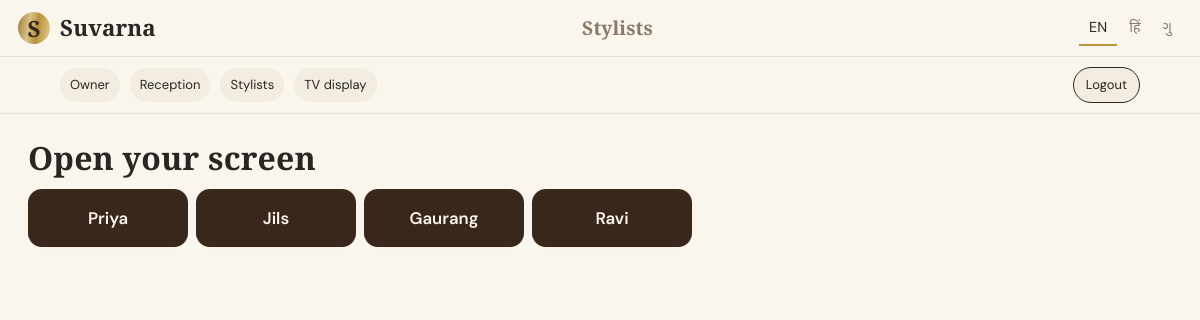
The page /stylist/ (signed in) on the database its author committed.
### salon/models.py (models this page shows, shortened)
class Stylist(models.Model):
    STATUS = [("available", "Available"), ("busy", "Busy"), ("break", "On break")]
    name = models.CharField(max_length=60)
    status = models.CharField(max_length=10, choices=STATUS, default="available")

### salon/staff.py (the view)
@role_required("owner")
def stylist_pick(request):
    return render(request, "salon/stylist_pick.html", {"sts": Stylist.objects.all()})

### salon/templates/salon/stylist_pick.html
{% extends "salon/staff_base.html" %}
{% block role %}<span data-t="stylists"></span>{% endblock %}
{% block content %}<h1 class="serif" data-t="pick_stylist"></h1>
<div class="chips">{% for s in sts %}<a class="cta pickc" href="{% url 'stylist' s.name %}">{{ s.name }}</a>{% endfor %}</div>{% endblock %}

### salon/templates/salon/staff_base.html (shortened to what this page needs)
{% load static %}<!doctype html>
<html lang="en"><head><meta charset="utf-8"><meta name="viewport" content="width=device-width,initial-scale=1">
<link rel="stylesheet" href="{% static 'salon/style.css' %}"><link rel="stylesheet" href="{% static 'salon/staff.css' %}"></head>
<body class="staff {% block bodyclass %}{% endblock %}">
{% block header %}<header class="top"><a class="brand" href="{% url 'home' %}"><span class="mono">S</span><span class="serif">Suvarna</span></a>
<span class="role serif">{% block role %}{% endblock %}</span>
<div class="lang"><button data-lang="en">EN</button><button data-lang="hi">हिं</button><button data-lang="gu">ગુ</button></div></header>{% endblock %}
{% if request.user.is_authenticated %}
<nav class="staffnav">
{% with role=request.user.salon_profile.role %}
{% if role == "owner" %}
<a href="{% url 'owner' %}">Owner</a><a href="{% url 'reception' %}">Reception</a><a href="{% url 'stylist_pick' %}">Stylists</a><a href="{% url 'tv' %}">TV display</a>
{% elif role == "receptionist" %}<a href="{% url 'reception' %}">Reception</a>
{% elif role == "stylist" %}<a href="{% url 'stylist_home' %}">My workspace</a>
{% endif %}{% endwith %}
<a class="logout" href="{% url 'logout' %}">Logout</a></nav>
{% endif %}
<main {% block mainattr %}{% endblock %}>{% block content %}{% endblock %}</main>
</body></html>

### salon/static/salon/style.css (style rules this page uses)
:root { --ivory:#FAF6EE;--sand:#EADFCB;--sand2:#F3EBDD;--taupe:#8A7968;--ink:#2A2623;--esp:#3A271C;--gold:#B8923A;--sage:#E6EFEA; --brushed:linear-gradient(100deg,#9C7A2E,#D9C28A 35%,#B8923A 60%,#E4D3A0); --serif:'Cormorant Garamond','Playfair Display',Georgia,serif;--sans:'DM Sans','Noto Sans Devanagari','Noto Sans Gujarati',system-ui,sans-serif }
* { box-sizing:border-box }
body { margin:0;background:var(--ivory);color:var(--ink);font:16px/1.55 var(--sans);padding-bottom:84px }
main { max-width:720px;margin:0 auto;padding:8px 18px 24px }
.serif,h1,h2,h3 { font-family:var(--serif);font-weight:600;letter-spacing:.005em }
h1 { font-size:2rem;margin:18px 0 12px;line-height:1.15 }
.top { position:sticky;top:0;z-index:5;display:flex;justify-content:space-between;align-items:center;padding:10px 18px;background:rgba(250,246,238,.94);backdrop-filter:blur(6px);border-bottom:1px solid var(--sand) }
.brand { display:flex;align-items:center;gap:10px;text-decoration:none;color:var(--ink);font-size:1.4rem }
.mono,.logo { display:grid;place-items:center;border-radius:50%;background:var(--brushed);color:var(--esp);font-family:var(--serif);font-weight:600 }
.mono { width:32px;height:32px }
.lang { display:flex;gap:2px }
.lang button { border:0;background:none;padding:6px 10px;font:inherit;font-size:.9rem;color:var(--taupe);border-bottom:2px solid transparent;cursor:pointer }
.lang button.on { color:var(--ink);border-color:var(--gold) }
.cta { display:block;width:100%;text-align:center;border:0;cursor:pointer;background:var(--esp);color:var(--ivory);padding:18px;border-radius:14px; font:600 1.05rem var(--sans);text-decoration:none;box-shadow:0 1px 2px rgba(0,0,0,.02) }

### salon/static/salon/staff.css (style rules this page uses)
body.staff { padding-bottom:28px }
body.staff main { max-width:1180px }
.top .role { font-size:1.2rem;color:var(--taupe) }
.chips { display:flex;flex-wrap:wrap;gap:8px }
.pickc { width:auto;min-width:160px }
.staffnav { display:flex;align-items:center;gap:10px;flex-wrap:wrap;padding:10px 5vw;border-bottom:1px solid var(--line,#e8e0d4) }
.staffnav a { color:inherit;text-decoration:none;font-size:13px;padding:7px 10px;border-radius:20px;background:rgba(180,150,100,.10) }
.staffnav .logout,.logout { margin-left:auto;color:inherit;text-decoration:none;font-size:13px;padding:7px 12px;border:1px solid currentColor;border-radius:20px }

### rows shown on the page
Stylist: name "Priya"
Stylist: name "Jils"
Stylist: name "Gaurang"
Stylist: name "Ravi"
